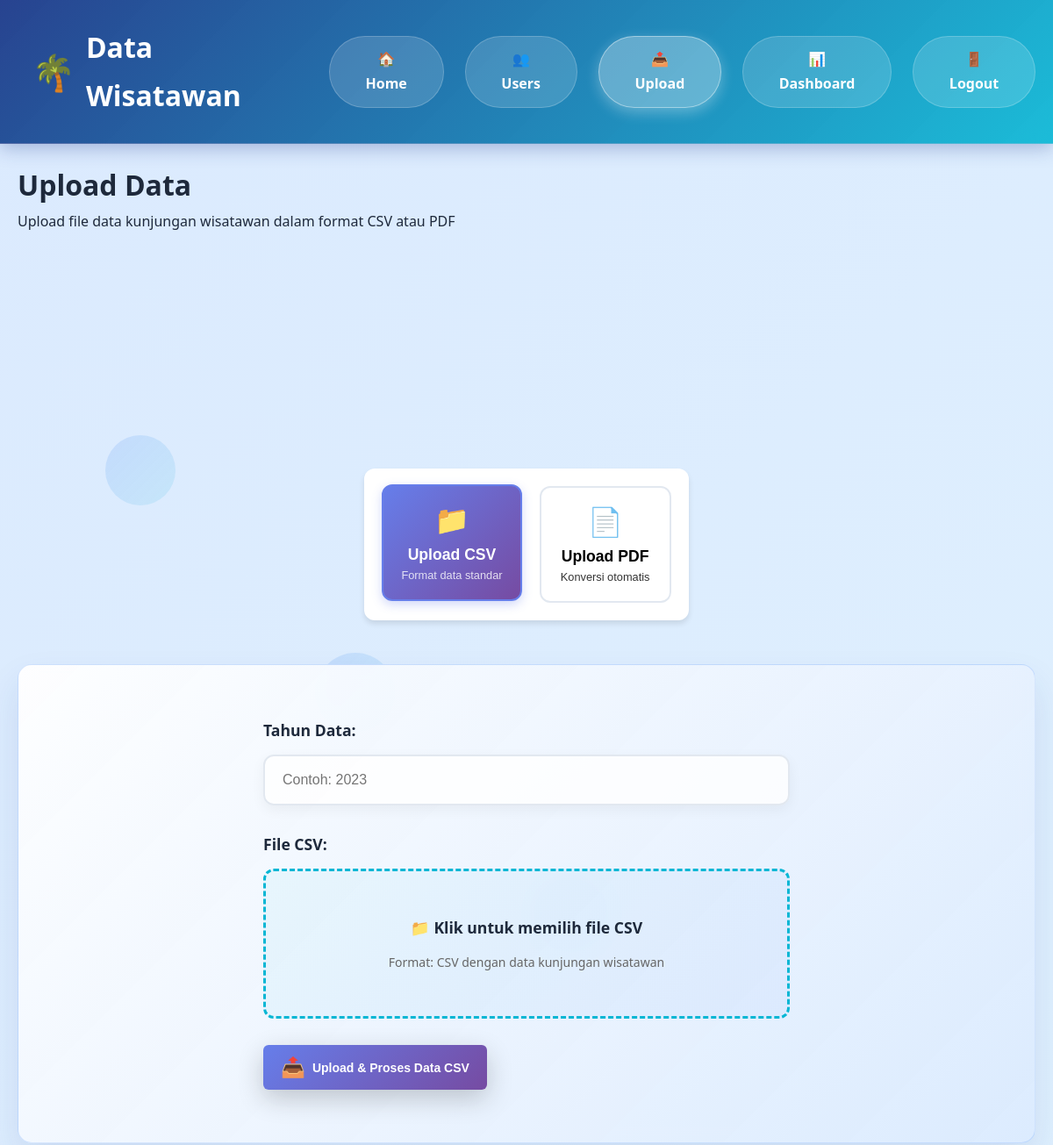
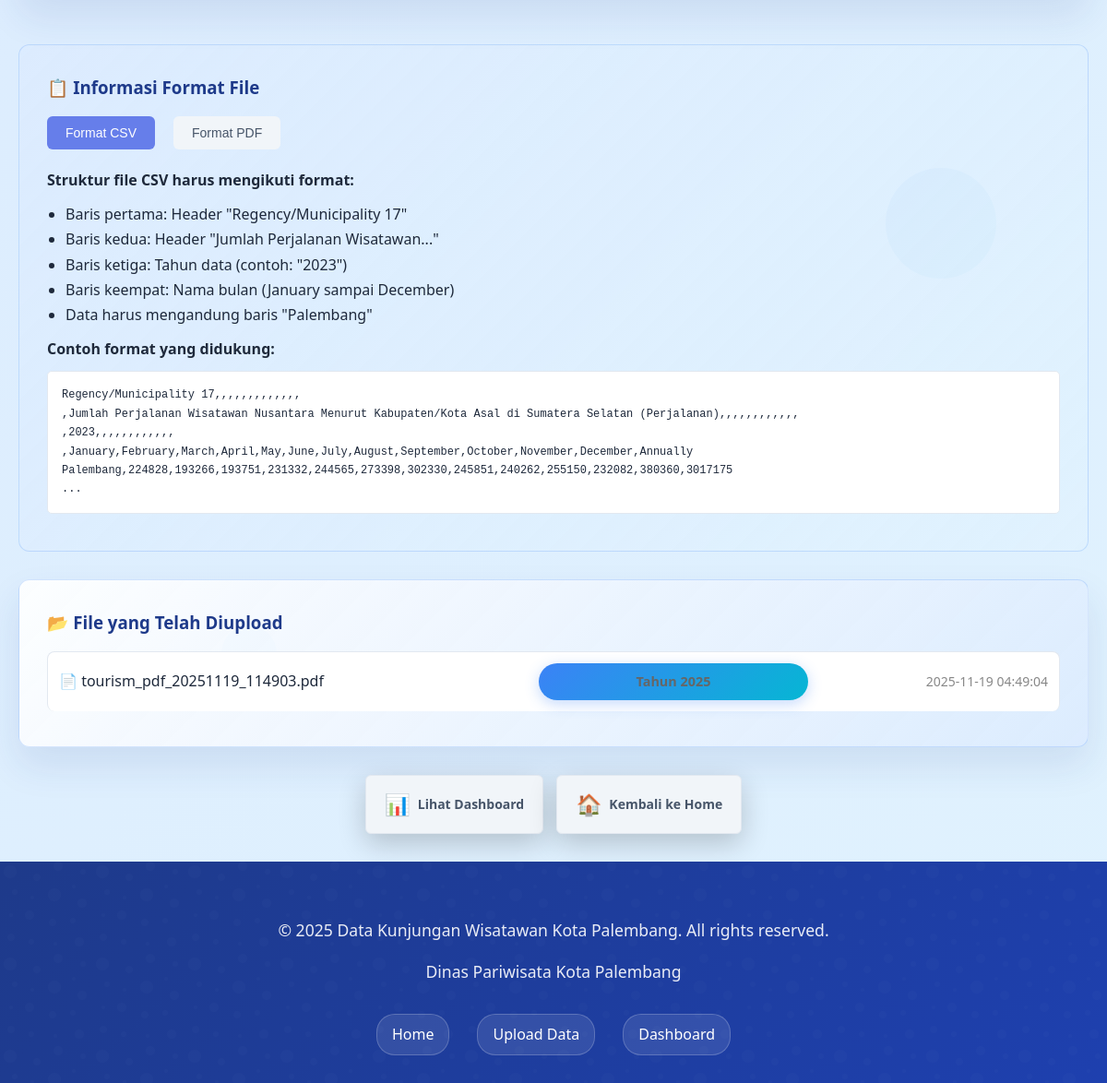
Screenshot of /upload (signed in) with the database file from the repository (2 pictures, top to bottom).
### tables this page shows
CREATE TABLE uploaded_files (
            id INTEGER PRIMARY KEY AUTOINCREMENT,
            filename TEXT,
            year INTEGER,
            upload_date TIMESTAMP DEFAULT CURRENT_TIMESTAMP
        );

### app.py (the view, shortened to what this page needs)
@app.route('/upload', methods=['GET', 'POST'])
@login_required
@role_required('admin')
def upload():
    db_stats = data_processor.get_database_stats()
    uploaded_files = data_processor.get_uploaded_files_info()
    return render_template('upload.html',
                         db_stats=db_stats,
                         uploaded_files=uploaded_files)

### app.py (called while the page is built)
@login_manager.user_loader
def load_user(user_id):
    return User.get_by_id(Config.DATABASE, int(user_id))

### data_processor.py (called while the page is built)
    def get_uploaded_files_info(self):
        conn = sqlite3.connect(self.db_path)
        cursor = conn.cursor()
        cursor.execute('''
            SELECT filename, year, upload_date
            FROM uploaded_files
            ORDER BY upload_date DESC
        ''')
        files = cursor.fetchall()
        conn.close()
        result = []
        for file in files:
            result.append({
                'filename': file[0],
                'year': file[1],
                'upload_date': file[2]
            })
        return result

    def get_database_stats(self):
        conn = sqlite3.connect(self.db_path)
        cursor = conn.cursor()
        cursor.execute('SELECT COUNT(*) FROM tourism_data')
        total_records = cursor.fetchone()[0]
        cursor.execute('SELECT DISTINCT year FROM tourism_data ORDER BY year')
        years = [row[0] for row in cursor.fetchall()]
        cursor.execute('SELECT COUNT(*) FROM uploaded_files')
        total_files = cursor.fetchone()[0]
        cursor.execute('SELECT MAX(upload_date) FROM uploaded_files')
        latest_update = cursor.fetchone()[0]
        conn.close()
        return {
            'total_records': total_records,
            'years_available': years,
            'total_files': total_files,
            'latest_update': latest_update,
            'data_available': total_records > 0
        }

### models.py (called while the page is built)
    @staticmethod
    def get_by_id(db_path, user_id):
        conn = sqlite3.connect(db_path)
        conn.row_factory = sqlite3.Row
        cursor = conn.cursor()
        cursor.execute('SELECT * FROM users WHERE id = ?', (user_id,))
        row = cursor.fetchone()
        conn.close()
        if row:
            return User(
                id=row['id'],
                username=row['username'],
                password_hash=row['password_hash'],
                role=row['role'],
                email=row['email'],
                created_at=row['created_at']
            )
        return None

### templates/upload.html (shortened to what this page needs)
{% extends "base.html" %}  {% block content %}
<div class="container">
  <h1>Upload Data</h1>
  <p>Upload file data kunjungan wisatawan dalam format CSV atau PDF</p>
  {% if db_stats %}
  <div class="stats-grid">
  </div>
  {% endif %}
  <div style="text-align: center; margin: 30px 0">
    <div
      style="
        display: inline-flex;
        gap: 20px;
        background: white;
        padding: 20px;
        border-radius: 12px;
        box-shadow: 0 4px 6px rgba(0, 0, 0, 0.1);
      "
    >
      <button class="upload-option active" data-format="csv">
        <span>📁</span>
        <div>Upload CSV</div>
        <small>Format data standar</small>
      </button>
      <button class="upload-option" data-format="pdf">
        <span>📄</span>
        <div>Upload PDF</div>
        <small>Konversi otomatis</small>
      </button>
    </div>
  </div>
  <div class="upload-section" id="csvSection">
    <form class="upload-form" method="POST" enctype="multipart/form-data">
      <div class="form-group">
        <label for="year">Tahun Data:</label>
        <input
          type="number"
          id="year"
          name="year"
          min="2000"
          max="2030"
          required
          placeholder="Contoh: 2023"
          value="{{ request.form.year if request.form.year }}"
        />
      </div>
      <div class="form-group">
        <label>File CSV:</label>
        <div
          class="file-input"
          onclick="document.getElementById('csv_file').click()"
        >
          <label for="csv_file" class="file-label">
            📁 Klik untuk memilih file CSV
          </label>
          <p style="margin-top: 10px; color: #666; font-size: 14px">
            Format: CSV dengan data kunjungan wisatawan
          </p>
        </div>
      </div>
      <button type="submit" class="btn btn-primary">
        <span>📤</span> Upload & Proses Data CSV
      </button>
    </form>
  </div>
  <div class="info-section">
    <h3>📋 Informasi Format File</h3>
    <div style="display: flex; gap: 20px; margin-bottom: 20px">
      <button class="format-tab active" data-tab="csv">Format CSV</button>
      <button class="format-tab" data-tab="pdf">Format PDF</button>
    </div>
    <div id="csvFormat" class="format-content">
      <p><strong>Struktur file CSV harus mengikuti format:</strong></p>
      <ul style="margin: 10px 0 10px 20px">
        <li>Baris pertama: Header "Regency/Municipality 17"</li>
        <li>Baris kedua: Header "Jumlah Perjalanan Wisatawan..."</li>
        <li>Baris ketiga: Tahun data (contoh: "2023")</li>
        <li>Baris keempat: Nama bulan (January sampai December)</li>
        <li>Data harus mengandung baris "Palembang"</li>
      </ul>
      <p><strong>Contoh format yang didukung:</strong></p>
      <pre
        style="
          background: white;
          padding: 15px;
          border-radius: 5px;
          margin: 10px 0;
          font-size: 12px;
          overflow-x: auto;
          border: 1px solid #e2e8f0;
        "
      >
Regency/Municipality 17,,,,,,,,,,,,,
,Jumlah Perjalanan Wisatawan Nusantara Menurut Kabupaten/Kota Asal di Sumatera Selatan (Perjalanan),,,,,,,,,,,,
,2023,,,,,,,,,,,,
,January,February,March,April,May,June,July,August,September,October,November,December,Annually
Palembang,224828,193266,193751,231332,244565,273398,302330,245851,240262,255150,232082,380360,3017175
...</pre
      >
    </div>
  </div>
  <div class="file-list">
    <h3>📂 File yang Telah Diupload</h3>
    {% if uploaded_files %} {% for file in uploaded_files %}
    <div class="file-item">
      <div class="file-name">
        {% if 'pdf' in file.filename.lower() %} 📄 {{ file.filename }} {% else
        %} 📁 {{ file.filename }} {% endif %}
      </div>
      <div class="file-year">Tahun {{ file.year }}</div>
      <div class="file-date">{{ file.upload_date }}</div>
    </div>
    {% endfor %} {% else %}
    <div class="no-files">
      <p>Belum ada file yang diupload</p>
    </div>
    {% endif %}
  </div>
  <div style="text-align: center; margin: 30px 0">
    <a
      href="{{ url_for('dashboard') }}"
      class="btn btn-secondary"
      style="margin-right: 10px"
    >
      <span>📊</span> Lihat Dashboard
    </a>
    <a href="{{ url_for('homepage') }}" class="btn btn-secondary">
      <span>🏠</span> Kembali ke Home
    </a>
  </div>
</div>
{% endblock %}

### templates/upload.html (style rules this page uses)
.upload-option { background: white; border: 2px solid #e2e8f0; border-radius: 12px; padding: 20px; cursor: pointer; transition: all 0.3s ease; text-align: center; min-width: 150px; }
.upload-option.active { border-color: #667eea; background: linear-gradient(135deg, #667eea 0%, #764ba2 100%); color: white; transform: translateY(-2px); box-shadow: 0 4px 12px rgba(102, 126, 234, 0.3); }
.upload-option span { font-size: 2rem; display: block; margin-bottom: 10px; }
.upload-option div { font-weight: 600; font-size: 1.1rem; margin-bottom: 5px; }
.upload-option small { font-size: 0.8rem; opacity: 0.8; }
.format-tab { background: #f1f5f9; border: none; padding: 10px 20px; border-radius: 6px; cursor: pointer; transition: all 0.3s ease; font-size: 14px; color: #475569; }
.format-tab.active { background: #667eea; color: white; }
.file-item { display: flex; justify-content: space-between; align-items: center; padding: 12px; border: 1px solid #e2e8f0; border-radius: 8px; margin-bottom: 8px; background: white; }
.file-name { flex: 2; font-weight: 500; }
.file-year { flex: 1; text-align: center; color: #666; }
.file-date { flex: 1; text-align: right; color: #888; font-size: 0.875rem; }
.btn { padding: 12px 20px; border: none; border-radius: 6px; cursor: pointer; text-decoration: none; display: inline-flex; align-items: center; gap: 8px; font-size: 14px; transition: all 0.3s ease; }
.btn-primary { background: linear-gradient(135deg, #667eea 0%, #764ba2 100%); color: white; }
.btn-secondary { background: #f1f5f9; color: #475569; border: 1px solid #e2e8f0; }

### rows the page displays
uploaded_files: filename "tourism_pdf_20251119_114903.pdf", year "2025", upload_date "2025-11-19 04:49:04"
